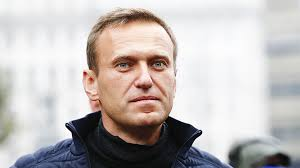
#> input picture Photos/images.jfif, 300 x 168 px
$ python transformations.py
#> lines starting #> are read from the running program, lines starting #| are printed output that depends on the picture
import cv2 as cv
import numpy as np

img = cv.imread('Photos/images.jfif')
#> img is the input picture: shape (168, 300, 3); mean B, G, R 183.7, 185.5, 191.4
cv.imshow('Human', img)

#translate image
def translate(img, x, y):
    # M = [1 0 x]
    #     [0 1 y]
#> called with x = 100, y = 100
    transMat = np.float32([[1,0,x],[0,1,y]])
    #tuple of width and height
    dimensions = (img.shape[1], img.shape[0])
#> dimensions = (300, 168)
    return cv.warpAffine(img, transMat, dimensions)
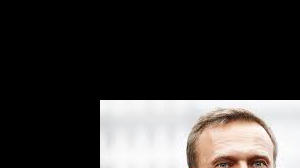
#> returned value: shape (168, 300, 3); mean of channels 0, 1, 2 55.9, 57.3, 60; drawn as B, G, R

# -x -> Left
# -y -> Up
#  x -> Right
#  y -> Down

translated = translate(img, 100, 100)
cv.imshow('Translated', translated)

#rotate image
def rotate(img, angle, rotPoint=None):
#> called with angle = 45
    (height,width) = img.shape[:2]
#> height = 168; width = 300

    if rotPoint is None:
        rotPoint = (width//2,height//2)
#> rotPoint = (150, 84)

    #get rotation matrix by center, angle and scale
    #positive angle for anticlockwise, negative for clockwise
    rotMat = cv.getRotationMatrix2D(rotPoint, angle, 1)
    dimensions = (width,height)
#> dimensions = (300, 168)
    #Affine transform include translation, scaling and rotation
    return cv.warpAffine(img, rotMat, dimensions)
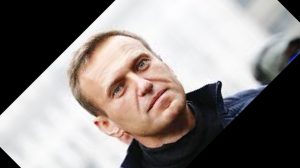
#> returned value: shape (168, 300, 3); mean of channels 0, 1, 2 129.9, 132.6, 139.4; drawn as B, G, R

rotated = rotate(img, 45)
cv.imshow('Rotated', rotated)

#resize image
#AREA/DEFAULT for shrinking
#LINEAR/CUBIC for enlarging, CUBIC slower but better image
#a matter of preference
resized = cv.resize(img, (500,500), interpolation=cv.INTER_CUBIC)
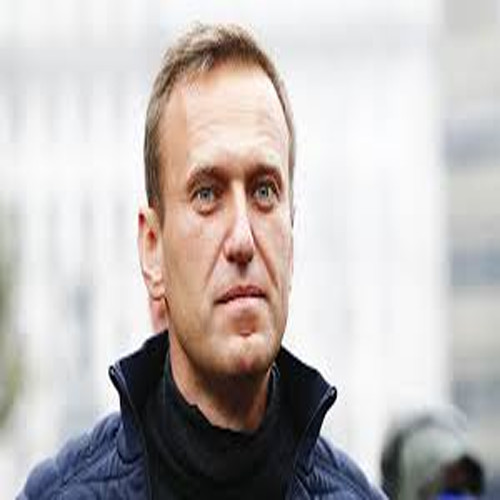
#> resized: shape (500, 500, 3); mean B, G, R 183.7, 185.5, 191.4
cv.imshow('Resized', resized)

#flip image 0 for vertical, 1 for horizontal, -1 for both
flip = cv.flip(img, 1)
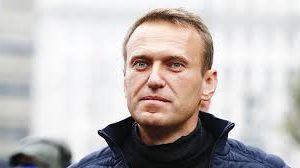
#> flip: shape (168, 300, 3); mean B, G, R 183.7, 185.5, 191.4
cv.imshow('Flip', flip)

#crop image again
crop = img[10:100, 20:200]
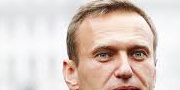
#> crop: shape (90, 180, 3); mean B, G, R 195.2, 203, 219
cv.imshow('Cropped', crop)

if ord('d'):
    cv.destroyAllWindows

cv.waitKey(0)
